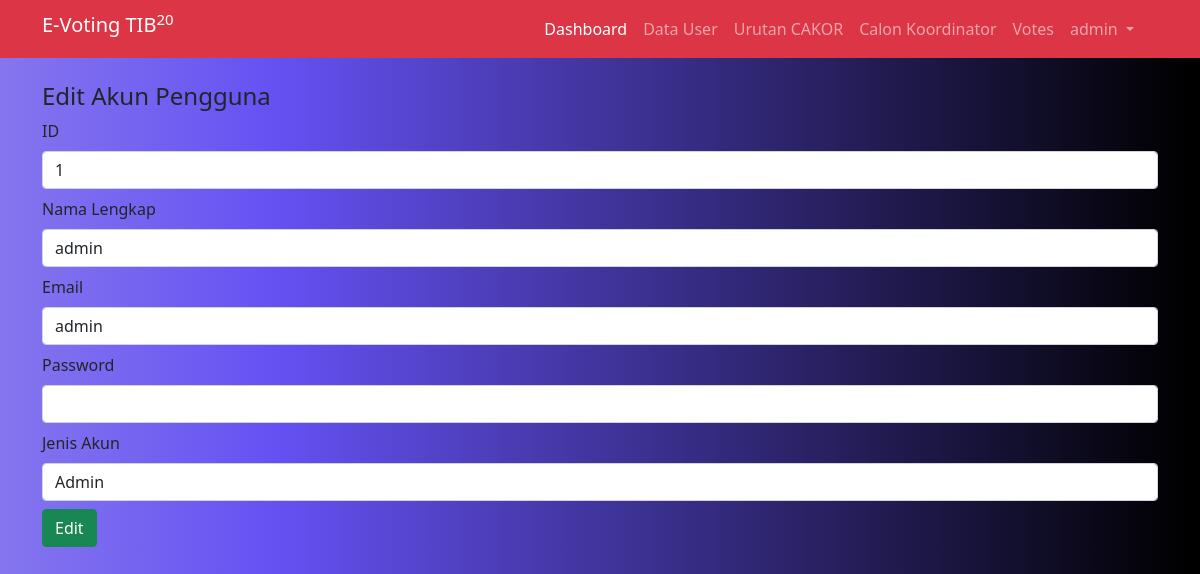
Screenshot of /EvotingKel7/back/index.php?page=user_edit&id=1 (signed in) with the database file from the repository.
### tables this page shows
CREATE TABLE `user` (
  `id_usr` varchar(16) NOT NULL,
  `nm_usr` varchar(100) NOT NULL,
  `email` varchar(100) NOT NULL,
  `pass` varchar(255) NOT NULL,
  `jns_usr` enum('admin','mhs') NOT NULL
);

### EvotingKel7/back/user/edit.php (the view, shortened to what this page needs)
<?php
if (isset($_GET['id'])) {
    $id = $_GET['id'];
    $query = mysqli_query($koneksi, "SELECT * FROM user WHERE id_usr='$id'");
    $data = mysqli_fetch_array($query);
    if (mysqli_num_rows($query) == 1){
?>
<div class="row">
    <div class="col-md-12">
        <div class="d-flex justify-content-between">
            <h4>Edit Akun Pengguna</h4>
        </div>
        <form action="index.php?page=user_update" method="post">
            <div class="mb-2">
                <label for="id_usr" class="form-label">ID</label>
                <input type="number" name="id_usr" id="id_usr" class="form-control" value="<?= $data['id_usr']?>">
            </div>
            <div class="mb-2">
                <label for="nm_usr" class="form-label">Nama Lengkap</label>
                <input type="text" name="nm_usr" id="nm_usr" class="form-control" value="<?= $data['nm_usr']?>">
            </div>
            <div class="mb-2">
                <label for="email" class="form-label">Email</label>
                <input type="text" name="email" id="email" class="form-control" value="<?= $data['email']?>">
            </div>
            <div class="mb-2">
                <label for="pass" class="form-label">Password</label>
                <input type="password" name="pass" id="pass" class="form-control">
            </div>
            <div class="mb-2">
                <label for="jns_usr" class="form-label">Jenis Akun</label>
                <select class="form-control" name="jns_usr" id="jns_usr">
                    <option value="admin" <?php if($data['jns_usr'] == "admin") echo "selected" ?>>Admin</option>
                </select>
            </div>
            <input type="submit" value="Edit" name="edit" class="btn btn-success">
        </form>
    </div>
</div>
<?php
    } else {
        echo("<script>window.location.href='index.php?page=user';</script>");
    }
} else {
    echo("<script>window.location.href='index.php?page=user';</script>");
}

### EvotingKel7/back/index.php (style rules this page uses)
body { background: linear-gradient(270deg, rgba(0,0,0,1) 1%, rgba(101,81,243,1) 77%, rgba(133,118,238,1) 100%); }

### rows the page displays
user: id_usr "1", nm_usr "admin", email "admin", jns_usr "Admin"

### other values shown
$_SESSION['nm_usr'] "admin"
